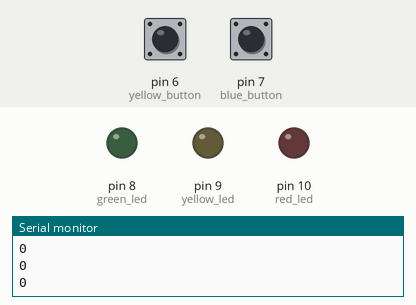
Bench run of a sketch on a simulated Arduino Uno, built with avr-gcc and run on an emulated ATmega328P. Shown: output pins drawn as LEDs (lit = HIGH), the last lines printed to the serial monitor. Inputs (shaded band) come from the test bench; at power-on: pin 7 (blue_button) LOW, pin 6 (yellow_button) LOW.

Above: at 1.2 s.
1.3 s: pin 7 (blue_button) pulled HIGH for 0.15 s
At 1.9 s:
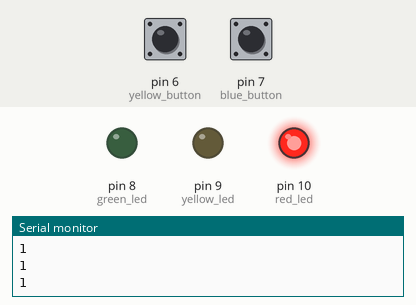
2.9 s: pin 7 (blue_button) pulled HIGH for 1 s
At 3.2 s:
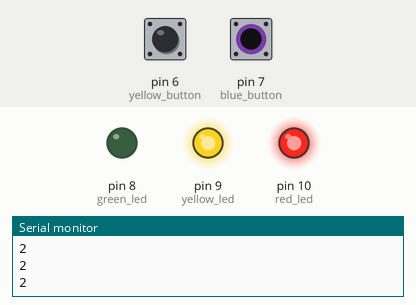
5.4 s: pin 7 (blue_button) pulled HIGH for 0.15 s
At 6.5 s:
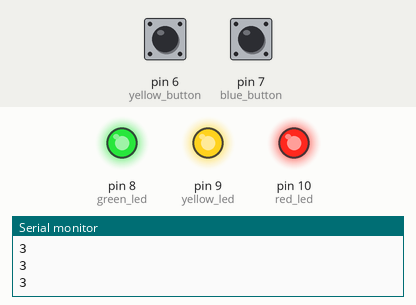
7.0 s: pin 6 (yellow_button) pulled HIGH for 0.15 s
At 7.9 s:
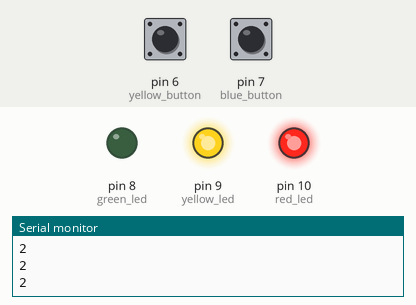
8.6 s: pin 6 (yellow_button) pulled HIGH for 1 s
At 9.2 s:
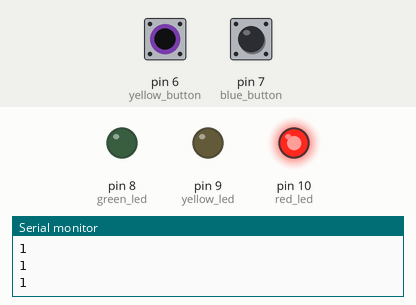
Timing chart, 0 to 11.6 s (numbered marks = the images above; inputs shaded):
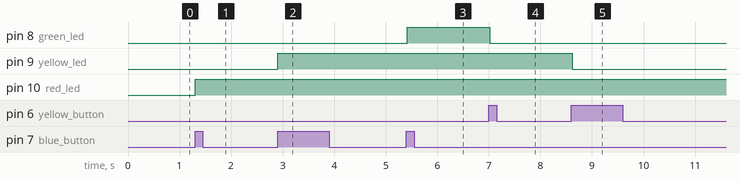

Measured:
- after the input at 1.3 s, pin 10 (red_led): LOW → HIGH at once
- after the input at 2.9 s, pin 9 (yellow_led): LOW → HIGH at once
- after the input at 5.4 s, pin 8 (green_led): LOW → HIGH at once
- after the input at 7.0 s, pin 8 (green_led): HIGH → LOW at once
- after the input at 8.6 s, pin 9 (yellow_led): HIGH → LOW at once

The sketch:

push_button_V.ino
```cpp
const int red_led = 10;
const int yellow_led = 9;
const int green_led = 8;
const int blue_button = 7;
const int yellow_button = 6;

int count = 0;
int last_blue = 0;
int last_yellow = 0;

void setup() {
  // put your setup code here, to run once:
  pinMode(red_led, OUTPUT);
  pinMode(yellow_led, OUTPUT);
  pinMode(green_led, OUTPUT);
  pinMode(blue_button, INPUT);
  pinMode(yellow_button, INPUT);
  Serial.begin(9600);
}

void loop() {
  // put your main code here, to run repeatedly:
  int current_blue = digitalRead(blue_button);
  int current_yellow = digitalRead(yellow_button);

  if (last_blue == 0 && current_blue == 1) {
    count++;
  }
  if (last_yellow == 0 && current_yellow == 1) {
    count--;
  }

  count = constrain(count, 0, 3);

  digitalWrite(red_led, count >= 1 ? HIGH : LOW);
  digitalWrite(yellow_led, count >= 2 ? HIGH : LOW);
  digitalWrite(green_led, count >= 3 ? HIGH : LOW);

  Serial.println(count);

  last_blue = current_blue;
  last_yellow = current_yellow;

  delay(50);

}
```
